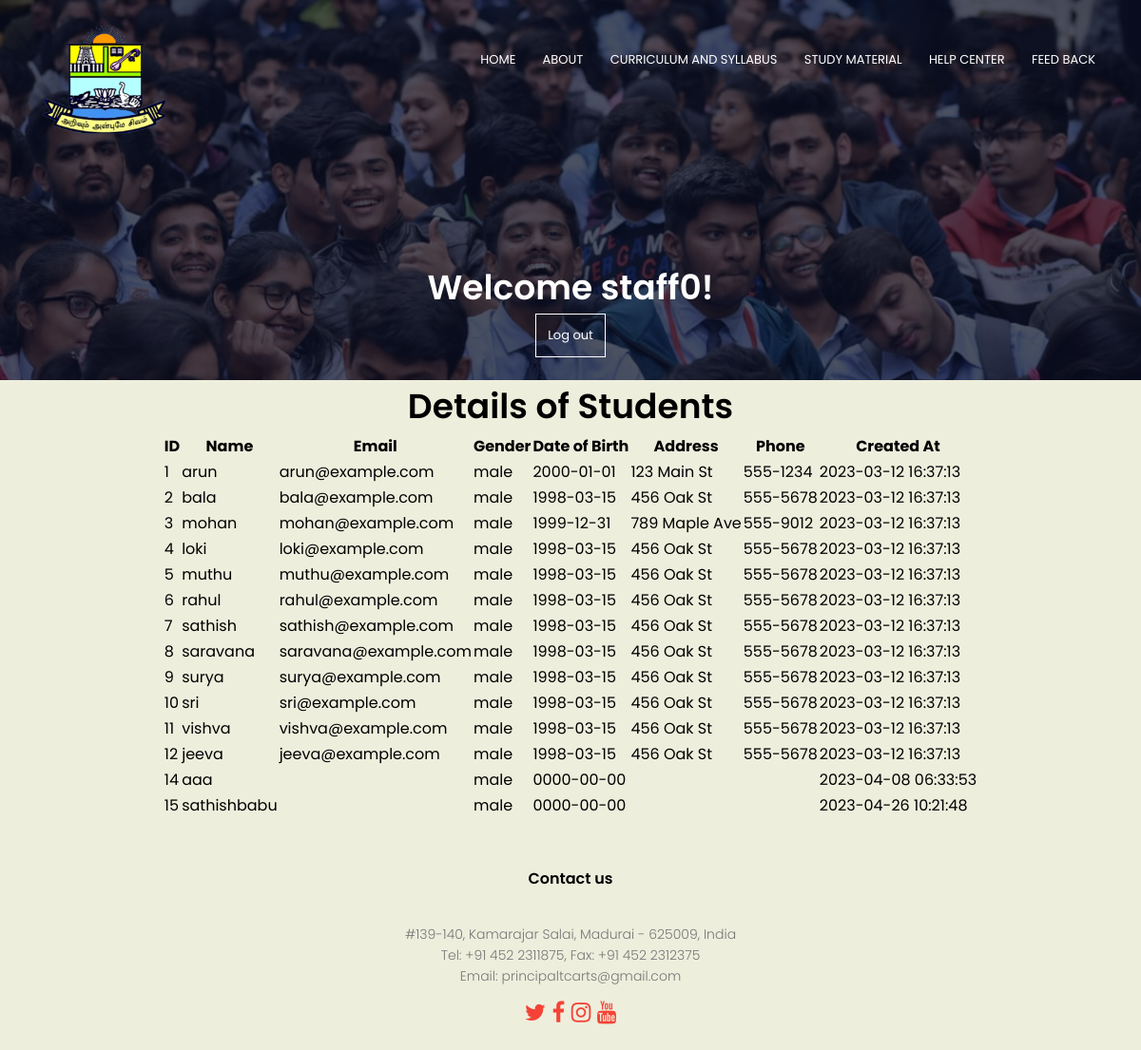
The page /staff_dashboard.php (signed in) on the database its author committed.
### tables this page shows
CREATE TABLE `students_details` (
  `id` int(6) UNSIGNED NOT NULL,
  `name` varchar(30) NOT NULL,
  `email` varchar(50) NOT NULL,
  `password` varchar(50) NOT NULL,
  `gender` enum('male','female','other') NOT NULL,
  `dob` date NOT NULL,
  `address` varchar(100) NOT NULL,
  `phone` varchar(20) NOT NULL,
  `created_at` timestamp NOT NULL DEFAULT current_timestamp() ON UPDATE current_timestamp()
);

### staff_dashboard.php (the view, shortened to what this page needs)
<?php
$servername = "localhost";
$username = "root";
$password = "";
$dbname = "college";
$user_id = $_SESSION['username'];
$conn = new mysqli($servername, $username, $password, $dbname);
$sql = "SELECT * FROM students_details";
$result = $conn->query($sql);
?>
<!DOCTYPE html>
<html>
<head>
        <link rel="stylesheet" href="style.css">
        <link rel="stylesheet" href="https://stackpath.bootstrapcdn.com/font-awesome/4.7.0/css/font-awesome.min.css">
</head>
<body>
<section class="sub-header sub-header-image-2">
  <nav>
  <a href="index.html"><img src="images/Ramdeobaba-Logo.png"></a>
  <div class="nav-links" id="navLinks">
    <ul>
      <li><a href="index.php">HOME</a></li>
      <li><a href="about.html">ABOUT</a></li>
      <li><a href="Curriculum and Syllabus.html">CURRICULUM AND SYLLABUS</a></li>
      <li><a href="">STUDY MATERIAL</a></li>
      <li><a href="helfcenter.html">HELP CENTER</a></li>
      <li><a href="feedback.php">FEED BACK</a></li>
    </ul>
  </div>
  </nav>
  <h1>Welcome <?php echo $user_id; ?>!</h1>
  <a href="logout.php" class="hero-btn">Log out</a>
</section>
<center>
  <h1>Details of Students</h1>
  <table>
    <thead>
      <tr>
        <th>ID</th>
        <th>Name</th>
        <th>Email</th>
        <th>Gender</th>
        <th>Date of Birth</th>
        <th>Address</th>
        <th>Phone</th>
        <th>Created At</th>
      </tr>
    </thead>
    <tbody>
      <?php if ($result->num_rows > 0): ?>
        <?php while ($row = $result->fetch_assoc()): ?>
          <tr>
            <td><?php echo $row["id"]; ?></td>
            <td><?php echo $row["name"]; ?></td>
            <td><?php echo $row["email"]; ?></td>
            <td><?php echo $row["gender"]; ?></td>
            <td><?php echo $row["dob"]; ?></td>
            <td><?php echo $row["address"]; ?></td>
            <td><?php echo $row["phone"]; ?></td>
            <td><?php echo $row["created_at"]; ?></td>
          </tr>
        <?php endwhile; ?>
      <?php else: ?>
        <tr>
          <td colspan="8">No students found.</td>
        </tr>
      <?php endif; ?>
    </tbody>
  </table>
      </center>
<section class="footer">
    <h4>Contact us</h4>
    <p>
        #139-140, Kamarajar Salai, Madurai - 625009, India<br>
        Tel: +91 452 2311875, Fax: +91 452 2312375<br>
        Email: principaltcarts@gmail.com<br>
    </p>
    <div class="icons">
        <a class="plain-link" href="https://twitter.com/ThiagarajarArts?s=09"><i class="fa fa-twitter"></i></a>
        <a class="plain-link" href="https://www.facebook.com/profile.php?id=100052589108647"><i class="fa fa-facebook"></i></a>
        <a class="plain-link" href="https://www.instagram.com/thiagarajararts"><i class="fa fa-instagram"></i></a>
        <a class="plain-link" href="https://www.youtube.com/channel/UCptTFniJPA9D34uO5QSHNhw?view_as=subscriber"><i class="fa fa-youtube"></i></a>
    </div>
</section>
</body>
</html>

### style.css (style rules this page uses)
* { margin: 0; padding: 0; font-family: "Poppins", sans-serif; scroll-behavior: smooth; }
body { background-color: #eed; }
nav { display: flex; padding: 2% 3%; justify-content: space-between; align-items: center; }
nav img { height: 120px; }
.nav-links { margin-top: -50px; flex: 1; text-align: right; }
.nav-links ul li { list-style: none; display: inline-block; padding: 8px 12px; position: relative; }
.nav-links ul li a { color: white; text-decoration: none; font-size: 13px; }
.nav-links ul li ::after { content: ""; width: 0%; height: 2px; background: #f44336; display: block; margin: auto; transition: 0.3s; }
.plain-link { text-decoration: none; color: inherit; cursor: pointer; }
.hero-btn { display: inline-block; text-decoration: none; color: white; border: 1px solid white; padding: 12px; font-size: 13px; background: transparent; position: relative; cursor: pointer; }
h1 { font-size: 36px; font-weight: 600; }
p { color: #777; font-size: 14px; font-weight: 300; line-height: 22px; padding: 10px; }
.footer { width: 100%; text-align: center; padding: 30px 0; }
.footer h4 { margin-bottom: 25px; margin-top: 20px; font-weight: 600; }
.icons { color: #f44336; margin: 0 13px; cursor: pointer; font-size: 24px; }
.sub-header { height: 50vh; width: 100%; background-position: center; background-size: cover; text-align: center; color: white; }
.sub-header-image-2 { background-image: linear-gradient(rgba(4, 9, 30, 0.7), rgba(4, 9, 30, 0.7)), url(images/students.jpg); }
.sub-header h1 { margin-top: 100px; }

### rows shown on the page
students_details: id "1", name "arun", email "arun@example.com", gender "male", dob "2000-01-01", address "123 Main St", phone "555-1234", created_at "2023-03-12 16:37:13"
students_details: id "2", name "bala", email "bala@example.com", gender "male", dob "1998-03-15", address "456 Oak St", phone "555-5678", created_at "2023-03-12 16:37:13"
students_details: id "3", name "mohan", email "mohan@example.com", gender "male", dob "1999-12-31", address "789 Maple Ave", phone "555-9012", created_at "2023-03-12 16:37:13"
students_details: id "4", name "loki", email "loki@example.com", gender "male", dob "1998-03-15", address "456 Oak St", phone "555-5678", created_at "2023-03-12 16:37:13"
students_details: id "5", name "muthu", email "muthu@example.com", gender "male", dob "1998-03-15", address "456 Oak St", phone "555-5678", created_at "2023-03-12 16:37:13"
students_details: id "6", name "rahul", email "rahul@example.com", gender "male", dob "1998-03-15", address "456 Oak St", phone "555-5678", created_at "2023-03-12 16:37:13"
students_details: id "7", name "sathish", email "sathish@example.com", gender "male", dob "1998-03-15", address "456 Oak St", phone "555-5678", created_at "2023-03-12 16:37:13"
students_details: id "8", name "saravana", email "saravana@example.com", gender "male", dob "1998-03-15", address "456 Oak St", phone "555-5678", created_at "2023-03-12 16:37:13"
students_details: id "9", name "surya", email "surya@example.com", gender "male", dob "1998-03-15", address "456 Oak St", phone "555-5678", created_at "2023-03-12 16:37:13"
students_details: id "10", name "sri", email "sri@example.com", gender "male", dob "1998-03-15", address "456 Oak St", phone "555-5678", created_at "2023-03-12 16:37:13"
students_details: id "11", name "vishva", email "vishva@example.com", gender "male", dob "1998-03-15", address "456 Oak St", phone "555-5678", created_at "2023-03-12 16:37:13"
students_details: id "12", name "jeeva", email "jeeva@example.com", gender "male", dob "1998-03-15", address "456 Oak St", phone "555-5678", created_at "2023-03-12 16:37:13"
students_details: id "14", name "aaa", gender "male", dob "0000-00-00", created_at "2023-04-08 06:33:53"
students_details: id "15", name "sathishbabu", gender "male", dob "0000-00-00", created_at "2023-04-26 10:21:48"

### other values the page prints
$user_id "staff0"
